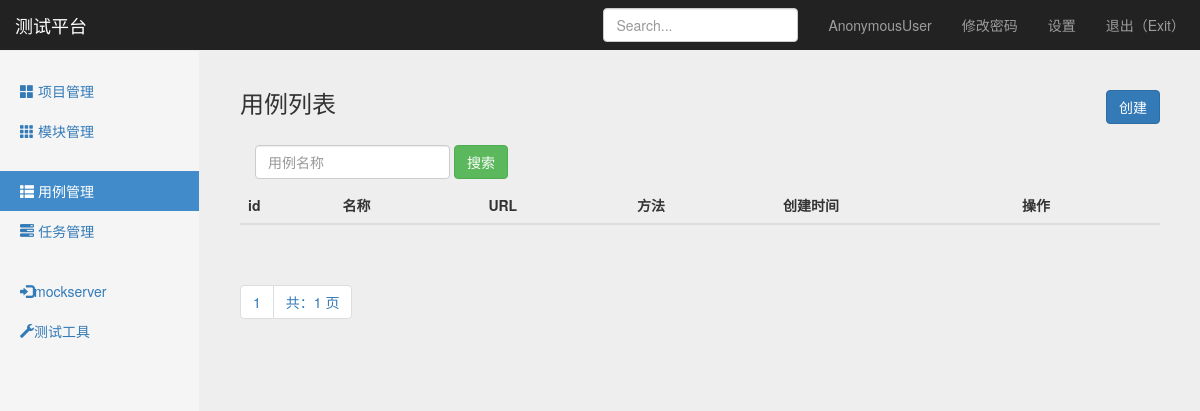
The app's page /interface/case_manage/, older data.
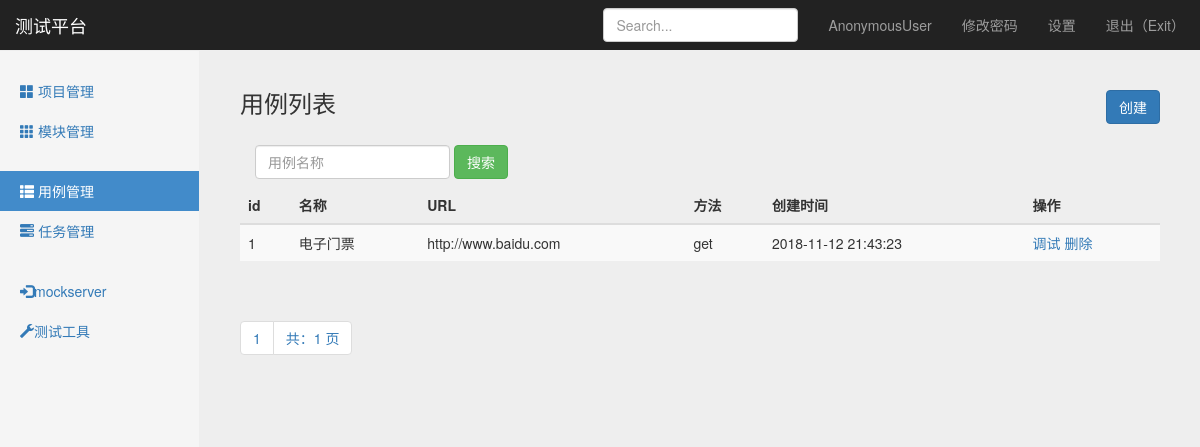
The same page, newer data.
### interface_app/models.py (models this page shows, shortened)
class TestCase(models.Model):
    module = models.ForeignKey(Module, on_delete=models.CASCADE)
    name = models.CharField("名称",max_length=100, blank=False, default = "")
    url = models.TextField("URL",default = "")
    req_method = models.CharField("请求方法", max_length=10, default="")
    req_type = models.CharField("参数类型", max_length=10, default="")
    req_header = models.TextField("Header", default="")
    req_parameter = models.TextField("参数", default="")
    response_assert = models.TextField("验证", default="")
    create_time = models.DateTimeField("创建时间", auto_now = True)

### interface_app/views/testcase_views.py (the view)
# urls.py: path('case_manage/', testcase_views.case_manage),
def case_manage(request):
    testcases = TestCase.objects.all()
    paginator = Paginator(testcases, 5) #每页显示5条数据
    page = request.GET.get('page')
    try:
        contacts = paginator.page(page)
    except PageNotAnInteger:
        contacts = paginator.page(1)
    except EmptyPage:
        contacts = paginator.page(paginator.num_pages)
    if request.method == "GET":
        return render(request,"case_manage.html",
                      {"type": "list",
                       "testcases":contacts,
        })
    else:
        return HttpResponse("404")

### templates/case_manage.html (shortened to what this page needs)
{% extends "base.html"%}
{% block content %}
    <nav class="navbar navbar-inverse navbar-fixed-top">
      <div class="container-fluid">
        <div class="navbar-header">
          <a class="navbar-brand" href="#">测试平台</a>
        </div>
        <div id="navbar" class="navbar-collapse collapse">
          <ul class="nav navbar-nav navbar-right">
            <li><a href="#">{{ user }}</a></li>
            <li><a href="#">修改密码</a></li>
            <li><a href="#">设置</a></li>
            <li><a href="/logout/">退出（Exit）</a></li>
          </ul>
          <form class="navbar-form navbar-right">
            <input type="text" class="form-control" placeholder="Search...">
          </form>
        </div>
      </div>
    </nav>
    <div class="container-fluid">
      <div class="row">
        <div class="col-sm-3 col-md-2 sidebar">
          <ul class="nav nav-sidebar">
              <li><a href="/manage/project_manage/"><span class="glyphicon glyphicon-th-large"></span> 项目管理</a></li>
              <li><a href="/manage/module_manage/"><span class="glyphicon glyphicon-th"></span> 模块管理</a></li>
          </ul>
          <ul class="nav nav-sidebar">
              <li class="active"><a href="#"><span class="glyphicon glyphicon-th-list"></span> 用例管理</a></li>
              <li><a href="/interface/task_manage/"><span class="glyphicon glyphicon-tasks"></span> 任务管理</a></li>
          </ul>
          <ul class="nav nav-sidebar">
            <li><a href=""><span class="glyphicon glyphicon-log-in"></span>mockserver</a></li>
            <li><a href=""><span class="glyphicon glyphicon-wrench"></span>测试工具</a></li>
          </ul>
        </div>
        {% if type == 'list' %}
        <div class="col-sm-9 col-sm-offset-3 col-md-10 col-md-offset-2 main">
          <h3 class="sub-header">用例列表
            <a class="btn btn-primary btn-1g" style="float: right" id= "CreateButton" href="/interface/add_case" role="button ">创建</a>
            </h3>
          <div class="table-responsive">
            <form class="navbar-form" method="get" action="/interface/search_case_name/">
                    <div class="form-group">
                        <input name="case_name" type="text" placeholder="用例名称" class="form-control">
                    </div>
                    <button type="submit" class="btn btn-success">搜索</button>
                </form>
            <table class="table table-striped" id = "list">
              <thead>
                <tr>
                  <th>id</th>
                  <th>名称</th>
                  <th>URL</th>
                  <th>方法</th>
                  <th>创建时间</th>
                  <th>操作</th>
                </tr>
              </thead>
              <tbody>
                {% for case in testcases %}
                <tr>
                  <td>{{ case.id }}</td>
                  <td>{{ case.name }}</td>
                  <td>{{ case.url }}</td>
                  <td>{{ case.req_method  }}</td>
                  <td>{{ case.create_time | date:"Y-m-d H:i:s" }}</td>
                  <td>
                    <a href="/interface/debug_case/{{case.id}}/" id="update">调试</a>
                    <a href="/interface/delete_project/{{case.id}}/" id="delete">删除</a>
                  </td>
                </tr>
                {% endfor %}
              </tbody>
            </table>
          </div>
            <div class="pagination">
                <span class="step-links">
                    <ul class="pagination">
                        <li><a href="#">{{ testcases.number }}</a></li>
                        <li><a href="#">共：{{ testcases.paginator.num_pages }} 页</a></li>
                    </ul>
                </span>
            </div>
        </div>
        {% endif %}
      </div>
    </div>
{% endblock %}

Row changes from the older to the newer data that the page shows:
added TestCase: id "1", name "电子门票", url "http://www.baidu.com", req_method "get", create_time "2018-11-12 21:43:23"
